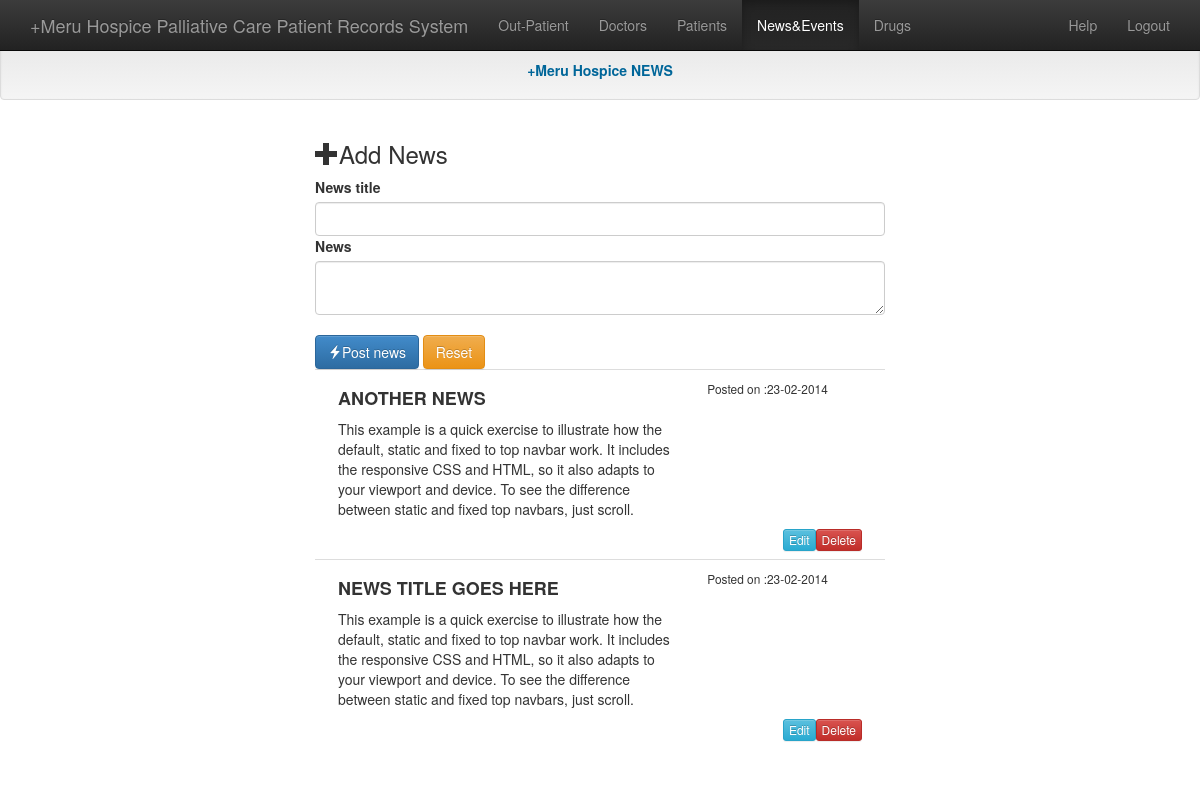
The page /admin/news.php on the database its author committed.
### tables this page shows
CREATE TABLE `hos_news` (
  `id` int(10) NOT NULL auto_increment,
  `date` varchar(100) NOT NULL,
  `title` varchar(100) NOT NULL,
  `news` varchar(500) NOT NULL,
  PRIMARY KEY  (`id`)
);

### admin/news.php (the view, shortened to what this page needs)
<!doctype html>
<html>
<head>
<link href="../bootstrap/dist/css/bootstrap.css" rel="stylesheet" type="text/css" />
<link href="../bootstrap/dist/css/bootstrap-theme.css" rel="stylesheet" type="text/css" />
</head>
<div class="navbar navbar-inverse navbar-fixed-top" role="navigation">
	<div class="container">
    	<div class="navbar-header">
          <a class="navbar-brand" href="#">+Meru Hospice Palliative Care Patient Records System</a>
        </div>
        <div class="navbar-collapse collapse">
        	<ul class="nav navbar-nav">
            	<li><a href="opt.php">Out-Patient</a></li>
            	<li><a href="doctors.php">Doctors</a></li>
                <li><a href="patients.php">Patients</a></li>
                <li class="active"><a href="news.php">News&amp;Events</a></li>
                <li><a href="drugs.php">Drugs</a></li>
            </ul>
            <ul class="nav navbar-nav navbar-right">
            	<li><a href="help.php">Help</a></li>
            	<li><a href="controller/logout.php">Logout</a></li>
            </ul>
        </div>
    </div>
</div>
<br><br>
<div class="well"><center style="color:#069;font-size:14px"><strong>+Meru Hospice NEWS</strong></center></div>
<div class="container" style="width:50%;">
	<fieldset>
    	<h3><i class="glyphicon glyphicon-plus"></i>Add News</h3>
        <form id="nws" action="<?php $PHP_SELF ?>" method="post">
        	<label>News title</label>
            <input type="text" name="title" class="form-control" required>
            <label>News</label>
            <textarea name="news" class="form-control" required></textarea>
            <br><button name="post" id="post" class="btn btn-primary"><i class="glyphicon glyphicon-flash"></i>Post news</button>
            <input type="reset" name="reset" class="btn btn-warning" value="Reset">
        </form>
    </fieldset>
	<div id="news">
    <table class="table table-hover">
	<?php
		$sql = mysql_query("SELECT * FROM hos_news ORDER BY id DESC") or die(mysql_error());
		 while($res = mysql_fetch_array($sql)){
			 echo "<tr><td><div class='col-md-8'>
    					<h4><strong>".strtoupper($res['title'])."</strong></h4>
						<p>
							$res[news]
						</p>
    				</div>
    				<div class='col-md-4'>
    					<small>Posted on :$res[date]</small>
    				</div>";
			echo "<div class='col-md-12'>
						<button style='float:right;' class='btn btn-danger btn-xs' onClick=DeleteNews($res[id])>Delete</button>
						<button style='float:right;' class='btn btn-info btn-xs'>Edit</button>
					</div></td></tr>";
		 }
	?>
    </table>
    </div>
</div>
<body>
</body>
</html>

### rows shown on the page
hos_news: title "ANOTHER NEWS", news "This example is a quick exercise to illustrate how the default, static and fixed to top navbar work. It includes the responsive CSS and HTML, so it also adapts to your viewport and device. To see the difference between static and fixed top navbars, just scroll.", date "23-02-2014"
hos_news: title "NEWS TITLE GOES HERE", news "This example is a quick exercise to illustrate how the default, static and fixed to top navbar work. It includes the responsive CSS and HTML, so it also adapts to your viewport and device. To see the difference between static and fixed top navbars, just scroll.", date "23-02-2014"
